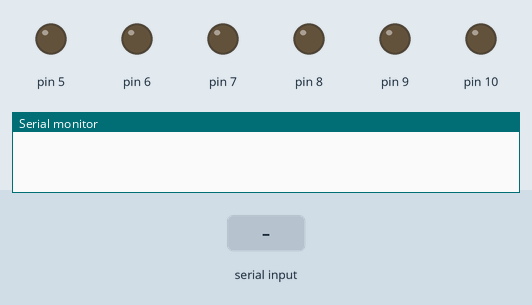
Recording of a sketch running on a simulated Arduino Uno, built with avr-gcc and run on an emulated ATmega328P. On the bench: output pins drawn as LEDs (lit = HIGH), the last lines printed to the serial monitor. Inputs (shaded band) come from the test bench.

Above: at 1.2 s.
1.3 s: "1" received over Serial
At 2.4 s:
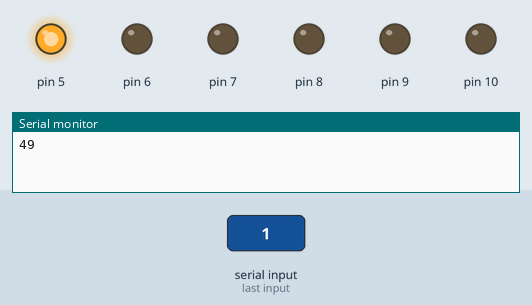
2.8 s: "2" received over Serial
At 3.6 s:
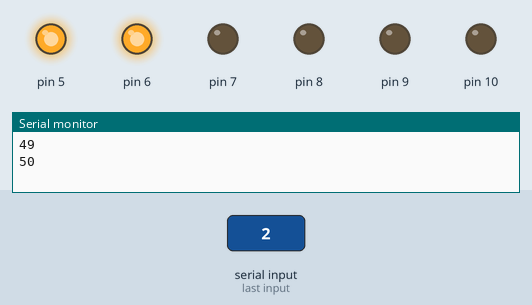
4.3 s: "3" received over Serial
At 4.7 s:
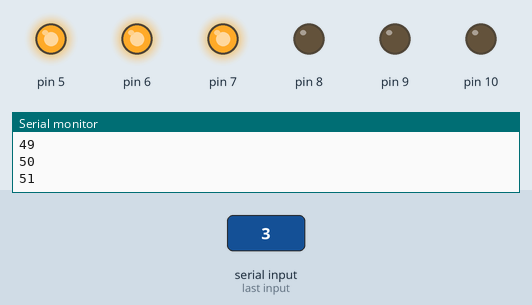
5.8 s: "4" received over Serial
At 7.0 s:
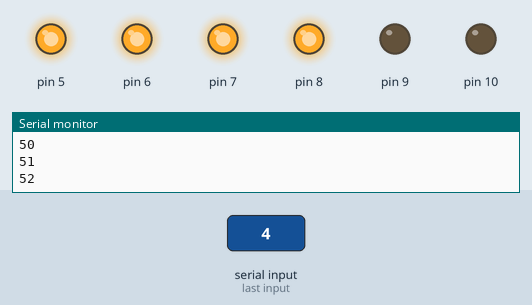
7.3 s: "5" received over Serial
At 8.2 s:
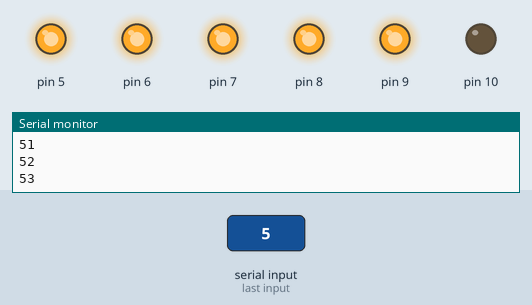
8.8 s: "6" received over Serial
At 9.3 s:
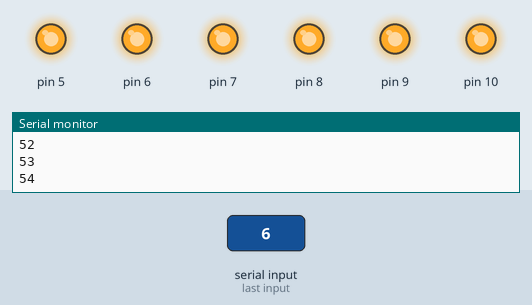
Timing chart, 0 to 11.3 s (numbered marks = the images above; inputs shaded):
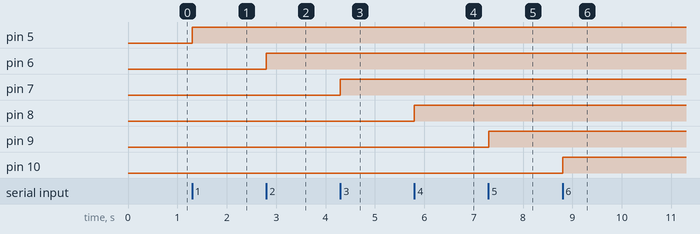

The sketch:

pythonarray.ino
```cpp
int datafromUser=0;
void setup() {

  pinMode( 5, OUTPUT );
  pinMode( 6, OUTPUT );
  pinMode( 7, OUTPUT );
  pinMode( 8, OUTPUT );
  pinMode( 9, OUTPUT );
  pinMode( 10, OUTPUT );
  Serial.begin(9600);
}

void   loop() {
  // put your main code here, to run repeatedly:
  if(Serial.available() > 0)
  {
    datafromUser=Serial.read();
    Serial.println(datafromUser);
  }

  if(datafromUser ==  '1'){
    digitalWrite( 5, HIGH);
  }
  if(datafromUser  == '2'){
    digitalWrite( 6, HIGH);
  }
  if(datafromUser  == '3'){
    digitalWrite( 7, HIGH);
  }
  if(datafromUser == '4'){
    digitalWrite( 8, HIGH);
  }
  if(datafromUser  == '5'){
    digitalWrite( 9, HIGH);
  }
  if(datafromUser  == '6'){
    digitalWrite( 10, HIGH);
  }

}
```

Measured:
- after the input at 1.3 s, pin 5: LOW → HIGH at once
- after the input at 2.8 s, pin 6: LOW → HIGH at once
- after the input at 4.3 s, pin 7: LOW → HIGH at once
- after the input at 5.8 s, pin 8: LOW → HIGH at once
- after the input at 7.3 s, pin 9: LOW → HIGH at once
- after the input at 8.8 s, pin 10: LOW → HIGH at once
